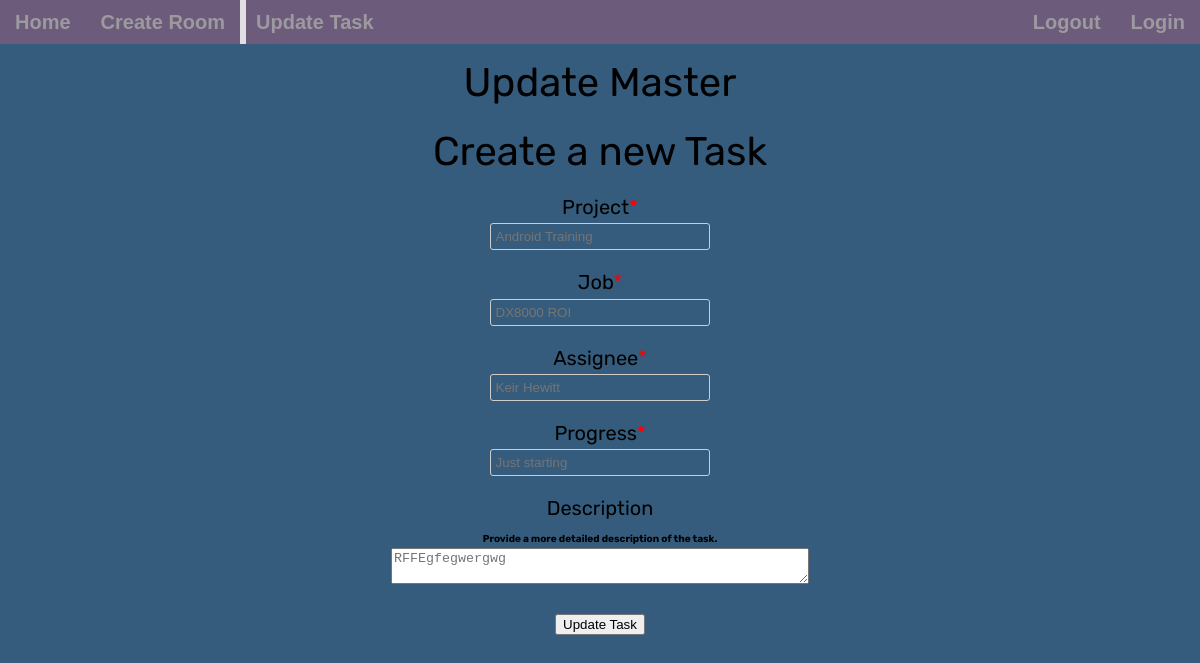
/update/1 (signed in), run on the app's committed database.
### app.py (models this page shows, shortened)
class Task(db.Model):
    __tablename__ = 'task'
    id = db.Column(db.Integer, primary_key=True)
    key = db.Column(db.String(80), ForeignKey('room.key'))
    project = db.Column(db.String(100))
    job = db.Column(db.String(200))
    assignee = db.Column(db.String(40))
    progress = db.Column(db.String(200))
    description = db.Column(db.UnicodeText(), nullable=False)
    date = db.Column(db.String(30), default=now.strftime("%m/%d/%Y %H:%M"))

### app.py (the view)
@app.route('/update/<int:id>', methods=['GET','POST'])
@login_required
def update(id):
    task_to_update = Task.query.filter_by(id=id).first()
    if request.method == 'POST':
        task_to_update.project = request.form['project']
        task_to_update.job = request.form['job']
        task_to_update.assignee = request.form['assignee']
        task_to_update.progress = request.form['progress']
        task_to_update.description = request.form['description']
        task_to_update.date = s1 = now.strftime("%m/%d/%Y %H:%M")
        try:
            db.session.commit()
            flash('Task updated successfully.', 'success')
            return redirect(url_for('room',room_name=Room.query.filter_by(key=task_to_update.key).first().name))
        except Exception:
            flash('There was an issue updating your task', 'info')
            return render_template('update.html', task=task_to_update)
    else:
        return render_template('update.html', task=task_to_update)

### app.py (called while the page is built)
@login_manager.user_loader
def load_user(user_id):
    return User.query.get(int(user_id))

### templates/update.html (shortened to what this page needs)
{% extends 'base.html'%}
{% block head %}
<link rel="stylesheet" href="{{ url_for('static', filename='css/style.css') }}">
{% endblock %}
{% block pagetitle %} Update Task {% endblock %}
{% block body %}
<div class="content">
  <h1 style="text-align: center;">Update Master</h1>
  <div class="testbox">
    <form action="/update/{{task.id}}" method="POST">
      <h1>Create a new Task</h1>
      <h4>Project<span>*</span></h4>
        <input type="text" class="text-form" name="task-project" placeholder="{{ task.project }}">
      <h4>Job<span>*</span></h4>
        <input type="text" class="text-form" name="task-job" placeholder="{{ task.job }}">
      <h4>Assignee<span>*</span></h4>
        <input type="text" class="text-form" name="task-assignee" placeholder="{{ task.assignee }}">
      <h4>Progress<span>*</span></h4>
        <input type="text" class="text-form" name="task-progress" placeholder="{{ task.progress }}">
      <h4>Description</h4>
      <p class="small">Provide a more detailed description of the task.</small>
        <textarea class="text-area" name="task-description" placeholder="{{ task.description }}"></textarea>
      <div class="btn-block">
        <input type="submit" class="btn btn-submit" value="Update Task">
      </div>
    </form>
  </div>
</div>
{% endblock %}

### static/css/style.css (style rules this page uses)
:root { --main-background-color: #355c7d; --main-background-text-color: #61c0bf; --main-accents-color: #ffb6b9; --main-secondary-color: #fae3d9; --main-background-image: linear-gradient(to top right, #61c0bf 0%, #ffb6b9 100%); }
body, html { margin: 0; font-family: serif; font-weight: bold; font-size: 20px; background-color: var(--main-background-color); font-family: 'rubik', sans-serif; }
.content { margin: 0 auto; width: 1000px; text-align: center; }
h1, h4 { margin: 15px 0 4px; font-weight: 400; }
h4 { margin: 20px 0 4px; font-weight: 400; }
span { color: red; }
.small { font-size: 10px; line-height: 18px; }
.testbox { display: flex; justify-content: center; align-items: center; height: inherit; padding: 3px; }
.text-form { padding: 7px 0; border-radius: 3px; border: 1px solid #ccc; background: transparent; padding: 5px; border: 1px solid #ccc; border-radius: 3px; vertical-align: middle; }
.text-form, table { width: 50%; }
textarea { width: calc(100% - 6px); }
.btn-block { margin-top: 20px; text-align: center; }
h1 { text-align: center; }

### data on the page
Task: task-project "Android Training", task-job "DX8000 ROI", task-assignee "Keir Hewitt", task-progress "Just starting", task-description "RFFEgfegwergwg"
